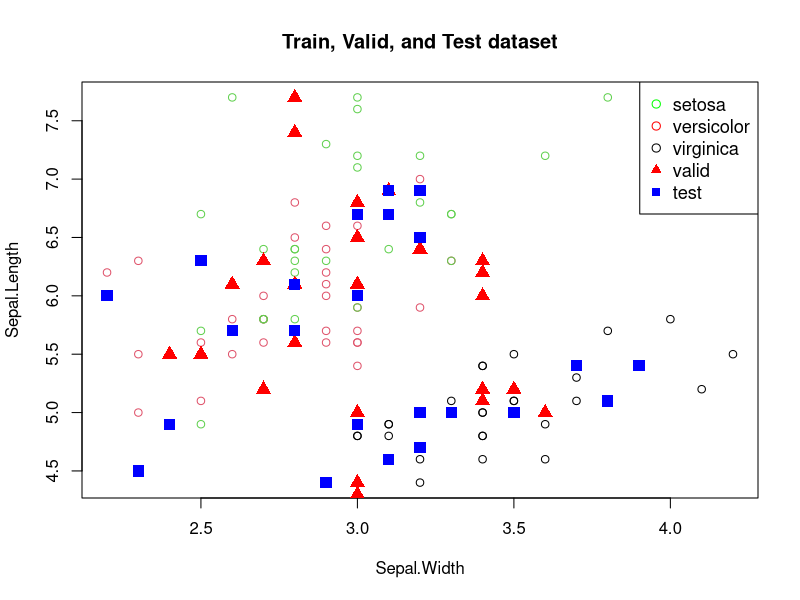
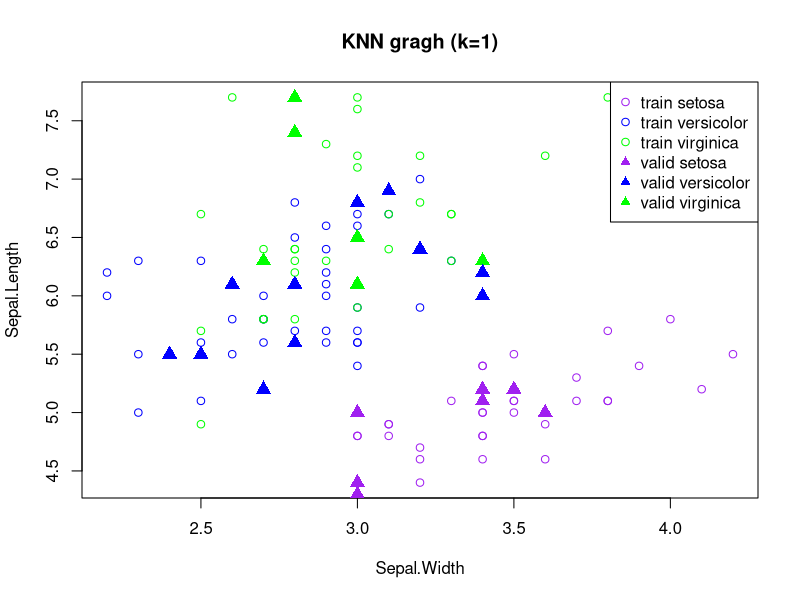
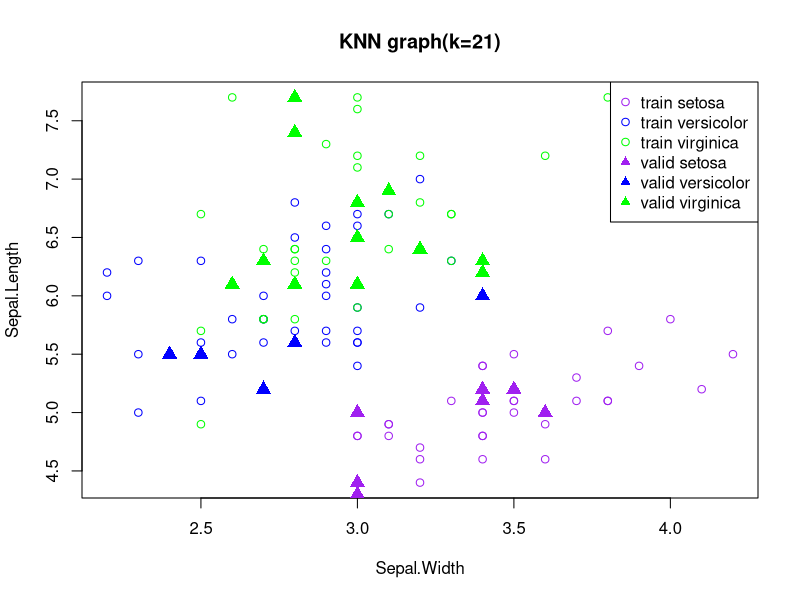
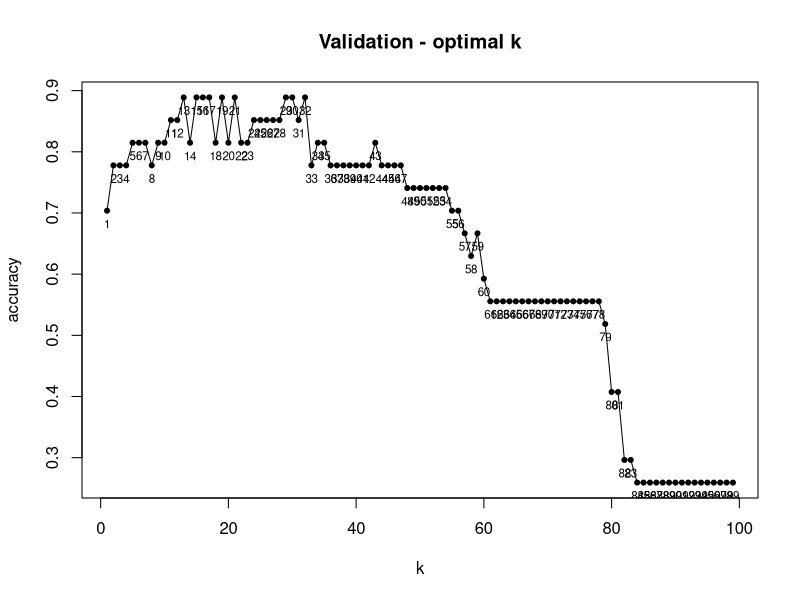

Recreate these plots in R, in order.
## ---- chunk 1
data <- iris[, c("Sepal.Length", "Sepal.Width", "Species")]
str(data)
head(data)
## ---- chunk 2
set.seed(1234)
# 1: train, 2: valid, 3: test
idx <- sample(x=c(1,2,3), size=nrow(data), replace=TRUE, prob=c(3,1,1))
idx
## ---- chunk 3
train <- data[idx==1, ]
valid <- data[idx==2, ]
test <- data[idx==3, ]

dim(train) ; dim(valid) ; dim(test)
## ---- chunk 4
install.packages("scales")
library(scales)
search()
## ---- chunk 5
head(train)
## ---- chunk 6
## train dataset
plot(Sepal.Length ~ Sepal.Width, data=train, col = train$Species, main = "Train, Valid, and Test dataset")

## valid dataset
points(Sepal.Length ~ Sepal.Width, data=valid, pch =17, cex=1.5, col="red")  # red triangle

## test dataset
points(Sepal.Length ~ Sepal.Width, data=test, pch=15, cex=1.5, col="blue")  # blue square

## legend 
legend("topright", c(levels(data$Species), "valid", "test"), 
       pch=c(1,1,1,17,15), 
       col=c("green", "red", "black", "red", "blue"),
       cex = 1.1)
## ---- chunk 7
tr_x = train[, -3]
valid_x = valid[, -3]
test_x = test[, -3]

tr_y = train[, 3]
valid_y = valid[, 3]
test_y = test[, 3]

## ---- chunk 8
install.packages('class')
library(class)
search()
## ---- chunk 9
# if k = 1
dim(tr_x); dim(valid_x)

set.seed(1234)
knn_1 <- knn(train = tr_x,     # dataset to make a model
             test = valid_x,   # dataset to do knn classification
             cl = tr_y,        # based on this target variable (Species)
             k=1)              # number of k 
knn_1
## ---- chunk 10
plot(Sepal.Length ~ Sepal.Width,
     data= train,
     col=c("purple", "blue", "green")[train$Species],
     main="KNN gragh (k=1)")

points(Sepal.Length ~ Sepal.Width,
       data=valid,
       pch=17,
       cex=1.5,
       col=c("purple", "blue", "green")[knn_1])

legend("topright", 
       c( paste("train", levels(data$Species)), 
          paste("valid", levels(valid$Species))), 
       pch=c(rep(1,3), rep(17,3)), 
       col=c("purple", "blue", "green","purple", "blue", "green"), 
       cex = 1)
## ---- chunk 11
accuracy_1 <- sum(knn_1 == valid_y)/length(valid_y) ; accuracy_1
## ---- chunk 12
set.seed(1234)
knn_21 <- knn(train = tr_x,     # dataset to make a model
             test = valid_x,   # dataset to do knn classification
             cl = tr_y,        # based on this target variable (Species)
             k=21)              # number of k 
knn_21
## ---- chunk 13
# test dataset
plot(formula = Sepal.Length ~ Sepal.Width,
     data = train, 
     col = c("purple", "blue", "green")[train$Species], 
     main = "KNN graph(k=21)")

# valid dataset
points(formula = Sepal.Length ~ Sepal.Width,
 data = valid,
 pch = 17,
 cex = 1.5,
 col = c("purple", "blue", "green")[knn_21])

# legend 그리기 (pch : 1- 원, pch : 17 : 세모)
legend("topright",
 c( paste("train", levels(data$Species)),
 paste("valid", levels(valid$Species))),
 pch=c(rep(1,3), rep(17,3)),  # repeat : (1,1,1), (17, 17, 17)
 col=c("purple", "blue", "green","purple", "blue", "green"),
 cex = 1)
## ---- chunk 14
accuracy_21 <- sum(knn_21 == valid_y) / length(valid_y) ; accuracy_21
## ---- chunk 15
accuracy_k <- NULL

for (kk in c(1:nrow(tr_x))) {
  set.seed(1234)
  knn_k <- knn(train = tr_x,
               test = valid_x,
               cl = tr_y,
               k=kk)
  accuracy_k <- c(accuracy_k, sum(knn_k == valid_y)/length(valid_y))
}

accuracy_k
## ---- chunk 16
valid_k <- data.frame(k=c(1:nrow(tr_x)), accuracy= accuracy_k)
valid_k
## ---- chunk 17
plot(accuracy ~ k, 
     data=valid_k,
     type="o",   # type="l" line, type="b" (both points and lines), type="o" lines over points
     pch=20,
     main="Validation - optimal k")

with(valid_k, text(accuracy~k, labels=rownames(valid_k),
                   pos=1, cex=0.7))
## ---- chunk 18
# x %in% y : whether y is in x
min(valid_k[valid_k$accuracy %in% max(accuracy_k), "k"])
## ---- chunk 19
set.seed(1234)
knn_13_test <- knn(train = tr_x,
                   test = test_x,
                   cl = tr_y,
                   k = 13)
knn_13_test

## ---- chunk 20
# Confusion Matrix 틀 만들기
r = matrix(NA, nrow=3, ncol=3)
rownames(r) <- paste0("real_", levels(tr_y))
colnames(r) <- paste0("prev_", levels(tr_y))

# Confusion Matrix 값 입력하기
r[1, 1] <- sum(ifelse(test_y == "setosa" & knn_13_test == "setosa", 1, 0))
r[2, 1] <- sum(ifelse(test_y == "versicolor" & knn_13_test == "setosa", 1, 0))
r[3, 1] <- sum(ifelse(test_y == "virginica" & knn_13_test == "setosa", 1, 0))

r[1, 2] <- sum(ifelse(test_y == "setosa" & knn_13_test == "versicolor", 1, 0))
r[2, 2] <- sum(ifelse(test_y == "versicolor" & knn_13_test == "versicolor", 1, 0))
r[3, 2] <- sum(ifelse(test_y == "virginica" & knn_13_test == "versicolor", 1, 0))

r[1, 3] <- sum(ifelse(test_y == "setosa" & knn_13_test == "virginica", 1, 0))
r[2, 3] <- sum(ifelse(test_y == "versicolor" & knn_13_test == "virginica", 1, 0))
r[3, 3] <- sum(ifelse(test_y == "virginica" & knn_13_test == "virginica", 1, 0))

r
# 최종 정확도 계산
sum(knn_13_test==test_y)/sum(r)
## ---- chunk 21

## ---- chunk 22

## ---- chunk 23

## ---- chunk 24

